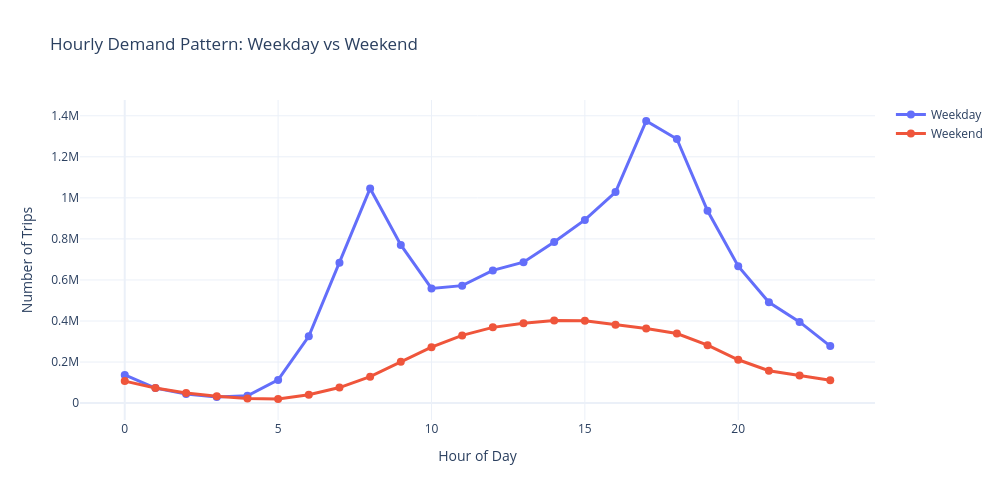

Write notebook code for a chart like this one.
### Markdown cell above
# 2.10 Interactive Hourly Plot

### Code cell
# Create interactive plot with Plotly
fig = go.Figure()

fig.add_trace(go.Scatter(
    x=weekday_hourly.index,
    y=weekday_hourly.values,
    mode='lines+markers',
    name='Weekday',
    line=dict(width=3),
    marker=dict(size=8)
))

fig.add_trace(go.Scatter(
    x=weekend_hourly.index,
    y=weekend_hourly.values,
    mode='lines+markers',
    name='Weekend',
    line=dict(width=3),
    marker=dict(size=8)
))

fig.update_layout(
    title='Hourly Demand Pattern: Weekday vs Weekend',
    xaxis_title='Hour of Day',
    yaxis_title='Number of Trips',
    hovermode='x unified',
    template='plotly_white',
    width=1000,
    height=500
)

fig.write_html(FIGURES_DIR / 'hourly_demand_interactive.html')
print("✓ Interactive plot saved")
fig.show()

### Figure 1 — Plotly figure (JSON) as saved in the notebook; plotly's stock layout.template omitted (floating-point values rounded to 4 significant figures)
{"data": [{"line": {"width": 3}, "marker": {"size": 8}, "mode": "lines+markers", "name": "Weekday", "type": "scatter", "x": [0, 1, 2, 3, 4, 5, 6, 7, 8, 9, 10, 11, 12, 13, 14, 15, 16, 17, 18, 19, 20, 21, 22, 23], "y": [137218, 72988, 44124, 29283, 35721, 112760, 325743, 683657, 1045908, 770348, 558714, 572309, 646575, 686407, 785329, 892331, 1028169, 1374434, 1286955, 937050, 666758, 491032, 395457, 277625]}, {"line": {"width": 3}, "marker": {"size": 8}, "mode": "lines+markers", "name": "Weekend", "type": "scatter", "x": [0, 1, 2, 3, 4, 5, 6, 7, 8, 9, 10, 11, 12, 13, 14, 15, 16, 17, 18, 19, 20, 21, 22, 23], "y": [107075, 73586, 49469, 33412, 22960, 19962, 40635, 75717, 128527, 200996, 272355, 329788, 369011, 389299, 402043, 401473, 381934, 363433, 338993, 282404, 211150, 157737, 134663, 111648]}], "layout": {"height": 500, "hovermode": "x unified", "title": {"text": "Hourly Demand Pattern: Weekday vs Weekend"}, "width": 1000, "xaxis": {"title": {"text": "Hour of Day"}}, "yaxis": {"title": {"text": "Number of Trips"}}}}
